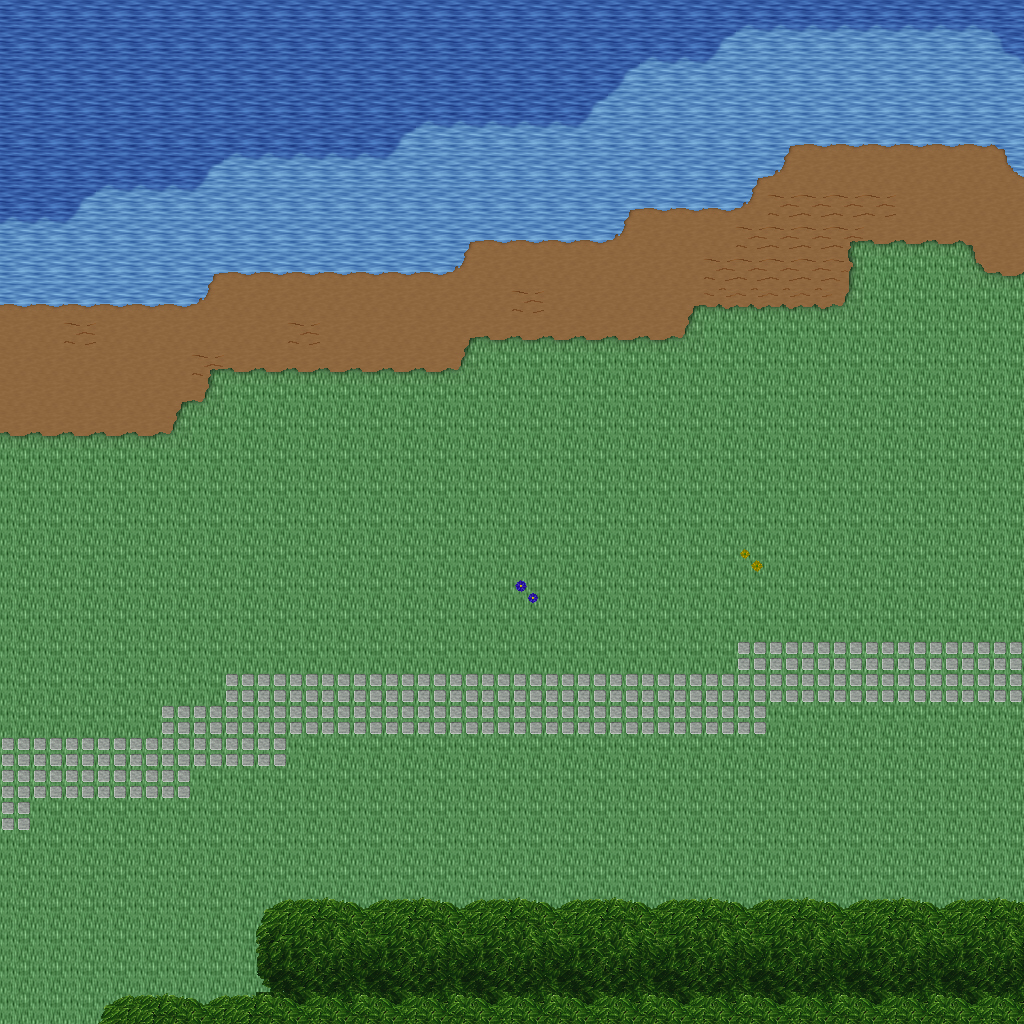

Tiled map render using the project's own tile images. Description and the map definition, with tile-layer contents summarised, below:
An orthogonal 32x32 tile map with 32x32 px tiles, 5 tile layers (Ground, Objects, Objects2, Above, ...), 1 hidden layer not drawn, 22 tilesets.

<map version="1.10" tiledversion="1.11.0" orientation="orthogonal" renderorder="right-down" width="32" height="32" tilewidth="32" tileheight="32" infinite="0" nextlayerid="11" nextobjectid="1">
 <tileset firstgid="1" name="ground_ground" tilewidth="32" tileheight="32" tilecount="33" columns="3">
  <image source="../drawable/ground_ground.png" width="96" height="352" />
 </tileset>
 <tileset firstgid="34" name="ground_water_pool" tilewidth="32" tileheight="32" tilecount="72" columns="3">
  <image source="../drawable/ground_water_pool.png" width="96" height="768" />
 </tileset>
 <tileset firstgid="106" name="ground_ridge_earth_dark" tilewidth="32" tileheight="32" tilecount="96" columns="12">
  <image source="../drawable/ground_ridge_earth_dark.png" width="384" height="256" />
 </tileset>
 <tileset firstgid="202" name="ground_grass_edges" tilewidth="32" tileheight="32" tilecount="36" columns="12">
  <image source="../drawable/ground_grass_edges.png" width="384" height="96" />
 </tileset>
 <tileset firstgid="238" name="ground_earth_edges" tilewidth="32" tileheight="32" tilecount="18" columns="6">
  <image source="../drawable/ground_earth_edges.png" width="192" height="96" />
 </tileset>
 <tileset firstgid="256" name="ground_grass_corners" tilewidth="32" tileheight="32" tilecount="24" columns="6">
  <image source="../drawable/ground_grass_corners.png" width="192" height="128" />
 </tileset>
 <tileset firstgid="280" name="plant_grasses" tilewidth="32" tileheight="32" tilecount="6" columns="3">
  <image source="../drawable/plant_grasses.png" width="96" height="64" />
 </tileset>
 <tileset firstgid="286" name="plant_flower_daisy_blue" tilewidth="32" tileheight="32" tilecount="8" columns="2">
  <image source="../drawable/plant_flower_daisy_blue.png" width="64" height="128" />
 </tileset>
 <tileset firstgid="294" name="plant_flower_daisy_yellow" tilewidth="32" tileheight="32" tilecount="8" columns="2">
  <image source="../drawable/plant_flower_daisy_yellow.png" width="64" height="128" />
 </tileset>
 <tileset firstgid="302" name="plant_bush_bushes" tilewidth="32" tileheight="32" tilecount="10" columns="5">
  <image source="../drawable/plant_bush_bushes.png" width="160" height="64" />
 </tileset>
 <tileset firstgid="312" name="plant_flower_daisy_red" tilewidth="32" tileheight="32" tilecount="8" columns="2">
  <image source="../drawable/plant_flower_daisy_red.png" width="64" height="128" />
 </tileset>
 <tileset firstgid="320" name="plant_flower_daisy_white" tilewidth="32" tileheight="32" tilecount="8" columns="2">
  <image source="../drawable/plant_flower_daisy_white.png" width="64" height="128" />
 </tileset>
 <tileset firstgid="328" name="logic_collision" tilewidth="32" tileheight="32" tilecount="1" columns="1">
  <image source="../drawable/logic_collision.png" width="32" height="32" />
 </tileset>
 <tileset firstgid="329" name="plant_tree_tree_green" tilewidth="32" tileheight="32" tilecount="88" columns="8">
  <image source="../drawable/plant_tree_tree_green.png" width="256" height="352" />
 </tileset>
 <tileset firstgid="417" name="plant_stump_stump_brown" tilewidth="32" tileheight="32" tilecount="4" columns="2">
  <image source="../drawable/plant_stump_stump_brown.png" width="64" height="64" />
 </tileset>
 <tileset firstgid="421" name="logic_item_sheepfood" tilewidth="32" tileheight="32" tilecount="1" columns="1">
  <image source="../drawable/logic_item_sheepfood.png" width="32" height="32" />
 </tileset>
 <tileset firstgid="422" name="logic_creature_fairy" tilewidth="32" tileheight="32" tilecount="4" columns="4">
  <image source="../drawable/logic_creature_fairy.png" width="128" height="32" />
 </tileset>
 <tileset firstgid="426" name="logic_item_resources" tilewidth="32" tileheight="32" tilecount="6" columns="6">
  <image source="../drawable/logic_item_resources.png" width="192" height="32" />
 </tileset>
 <tileset firstgid="432" name="logic_creature_mythical_being" tilewidth="32" tileheight="32" tilecount="24" columns="8">
  <image source="../drawable/logic_creature_mythical_being.png" width="256" height="96" />
 </tileset>
 <tileset firstgid="456" name="ground_green_paving" tilewidth="32" tileheight="32" tilecount="18" columns="3">
  <image source="../drawable/ground_green_paving.png" width="96" height="192" />
 </tileset>
 <tileset firstgid="474" name="logic_protection" tilewidth="32" tileheight="32" tilecount="2" columns="2">
  <image source="../drawable/logic_protection.png" width="64" height="32" />
 </tileset>
 <tileset firstgid="476" name="building_huts" tilewidth="32" tileheight="32" tilecount="338" columns="26">
  <image source="../drawable/building_huts.png" width="832" height="416" />
 </tileset>
 <layer id="1" name="Ground" width="32" height="32">
  <data>[1024 cells, 1024 non-empty, 7 distinct tile ids]</data>
 </layer>
 <layer id="2" name="Objects" width="32" height="32">
  <data>[1024 cells, 163 non-empty, 18 distinct tile ids]</data>
 </layer>
 <layer id="3" name="Objects2" width="32" height="32">
  <data>[1024 cells, 0 non-empty, 0 distinct tile ids]</data>
 </layer>
 <layer id="4" name="Above" width="32" height="32">
  <data>[1024 cells, 101 non-empty, 15 distinct tile ids]</data>
 </layer>
 <layer id="5" name="Above2" width="32" height="32">
  <data>[1024 cells, 0 non-empty, 0 distinct tile ids]</data>
 </layer>
 <layer id="6" name="Walkable" width="32" height="32" visible="0">
  <data>[1024 cells, 165 non-empty, 1 distinct tile ids]</data>
 </layer>
 <objectgroup id="7" name="Mapevents" />
 <objectgroup id="8" name="Spawn" />
 <objectgroup id="9" name="Keys" />
 <objectgroup id="10" name="Replace" />
</map>
